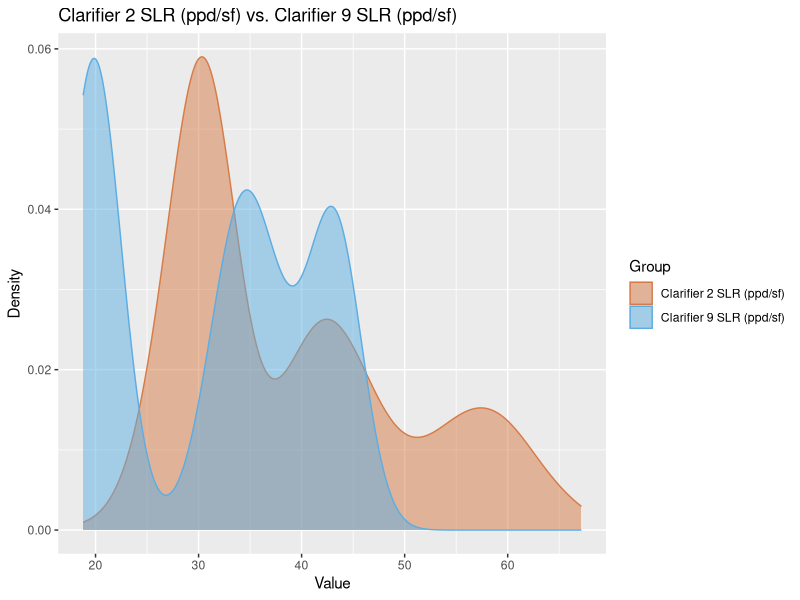
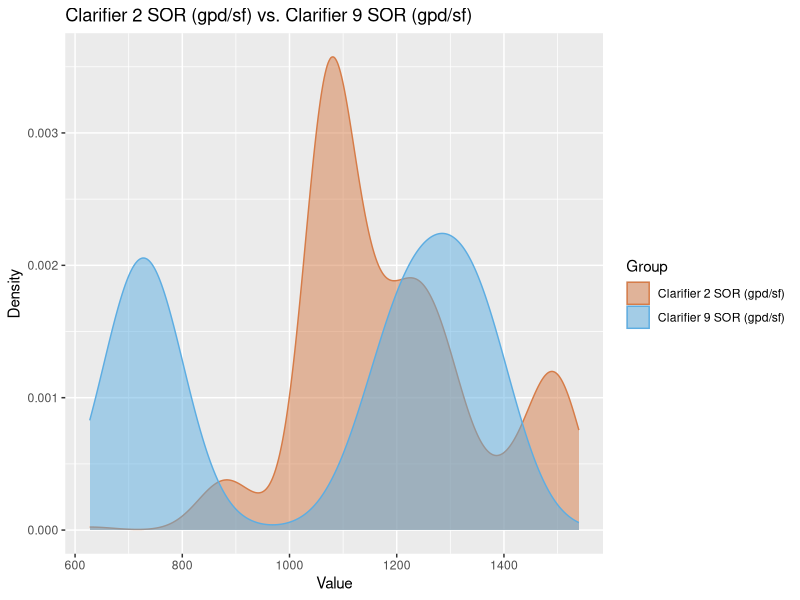
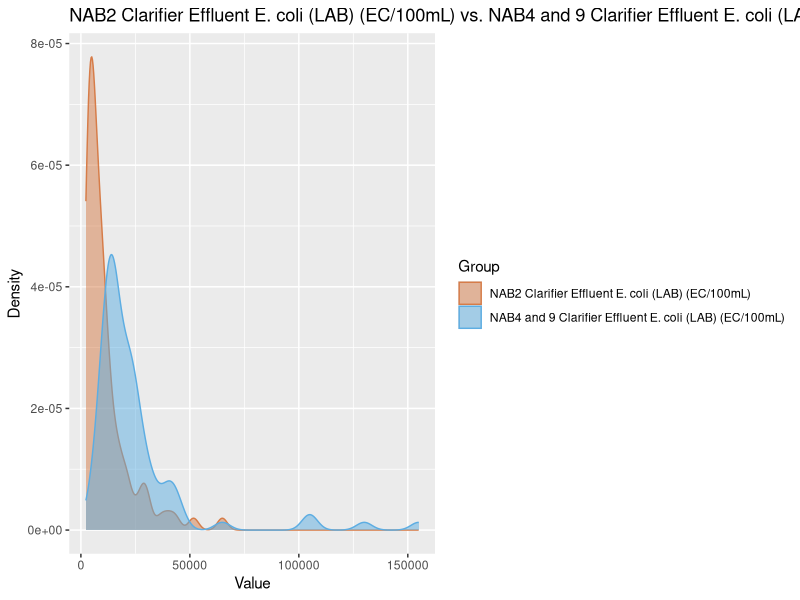
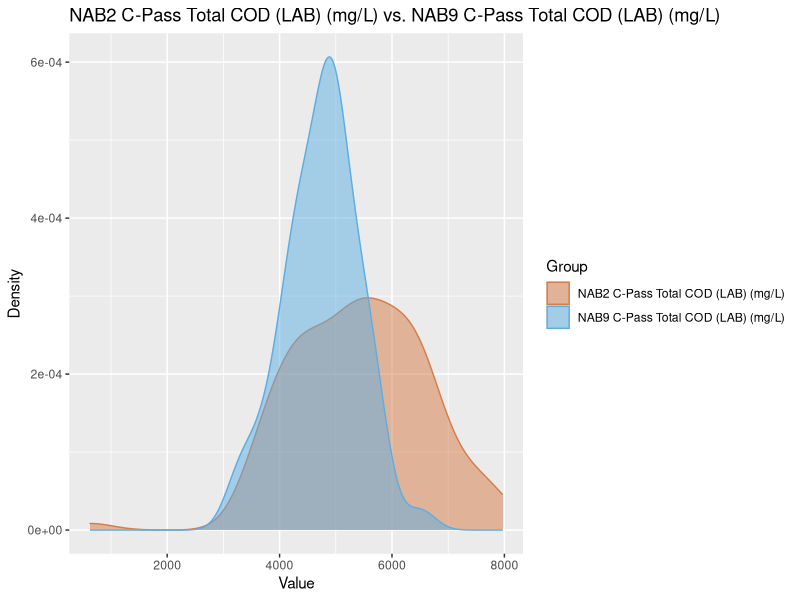
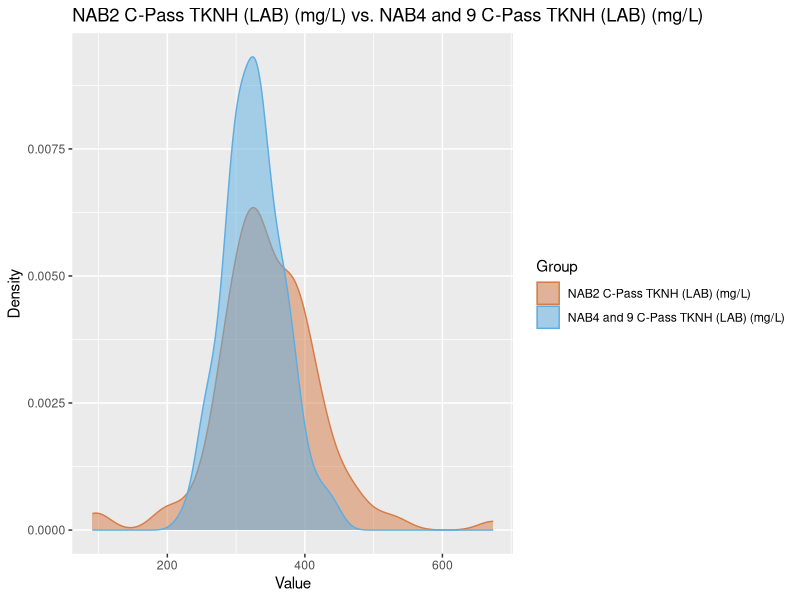
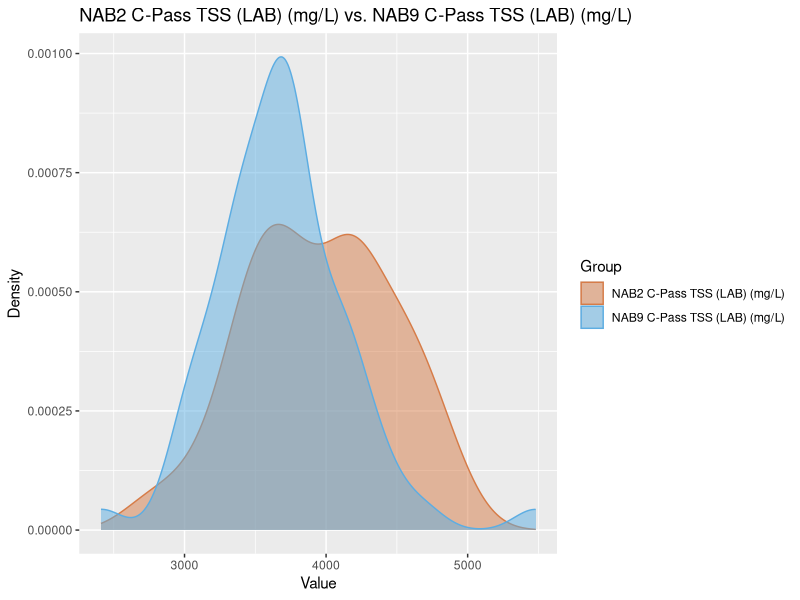
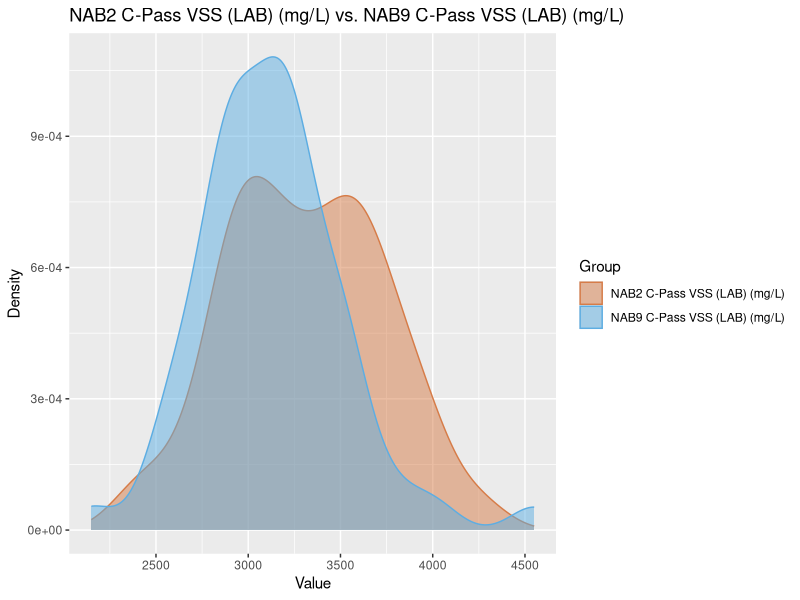
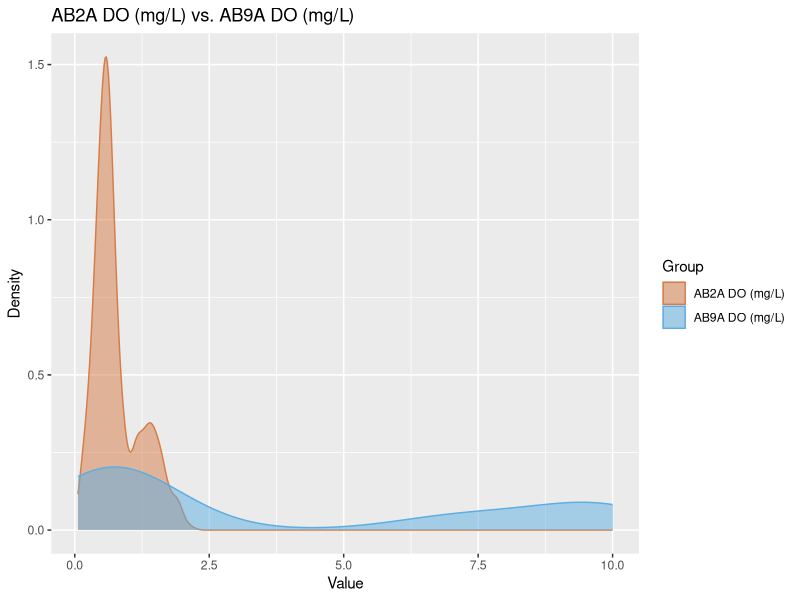

The R script that drew these images, in order:
## ---- chunk 1
library(tidyverse)
library(boot)
## ---- chunk 2
NAB2 <- read_csv("data/NAB2.csv")
## ---- chunk 3
cols_in_use <- c("Clarifier 2 SLR (ppd/sf)", 
  "Clarifier 9 SLR (ppd/sf)",
  "Clarifier 2 SOR (gpd/sf)", 
  "Clarifier 9 SOR (gpd/sf)",
  "NAB2 Clarifier Effluent E. coli (LAB) (EC/100mL)",
  "NAB4 Clarifier Effluent E. coli (LAB) (EC/100mL)",
  "NAB9 Clarifier Effluent E. coli (LAB) (EC/100mL)",
  "NAB2 C-Pass Total COD (LAB) (mg/L)", 
  "NAB9 C-Pass Total COD (LAB) (mg/L)",
  "NAB2 C-Pass TKNH (LAB) (mg/L)", 
  "NAB4 C-Pass TKNH (LAB) (mg/L)",
  "NAB9 C-Pass TKNH (LAB) (mg/L)",
  "NAB2 C-Pass TSS (LAB) (mg/L)",
  "NAB9 C-Pass TSS (LAB) (mg/L)",
  "NAB2 C-Pass VSS (LAB) (mg/L)", 
  "NAB9 C-Pass VSS (LAB) (mg/L)",
  "AB2A DO (mg/L)", "AB9A DO (mg/L)",
  "AB2B DO (mg/L)", "AB9B DO (mg/L)",
  "AB2C DO (mg/L)", "AB9C DO (mg/L)",
  "AB2A NO5 (mgN/L)", "AB9A NO5 (mg N/L)",
  "AB2A NH3 (mg N/L)", "AB9A NH3 (mg N/L)",
  "AB2C NH3 (mg N/L)", "AB9C NH3 (mg N/L)",
  "AB2C MLSS (mg/L)", "AB9C MLSS (mg/L)",
  "SAR 2 PH (Std Units)", "SAR 4 PH (Std Units)",
  "SAR 2 ORP (mV)", "SAR 4 ORP (mV)",
  "SAR 2 MLSS (mg/L)", "SAR 4 MLSS (mg/L)",
  "AB2 INF FLOW (MGD)", "AB9 INF FLOW (MGD)",
  "AB2 MLR FLOW (MGD)", "AB9 MLR FLOW (MGD)",
  "AB2A AIRFLOW (SCFM)", "AB9A AIRFLOW (SCFM)",
  "AB2B AIRFLOW (SCFM)", "AB9B AIRFLOW (SCFM)",
  "AB2C AIRFLOW (SCFM)", "AB9C AIRFLOW (SCFM)",
  "SAR2 RAS FLOW B (MGD)", "SAR4 RAS FLOW B (MGD)",
  "SAR2 GTE FLOW (gpm)", "SAR4 GTE FLOW (gpm)",
  "SC2 BLANKET (ft)", "SC9 BLANKET (ft)",
  "NAB2 C-Pass dSVI 30 (mL/g)", "NAB4 C-Pass dSVI 30 (mL/g)", "NAB9 C-Pass dSVI 30 (mL/g)",
  "NAB2 C-Pass dSVI 5 (mL/g)", "NAB4 C-Pass dSVI 5 (mL/g)", "NAB9 C-Pass dSVI 5 (mL/g)")
  
casdas <- NAB2[,cols_in_use]

#Look for zeros in each variable

# Initialize a vector to store the counts
zero_counts <- numeric(length = ncol(casdas))

# Loop through each variable
for (i in 1:ncol(casdas)) {
  # Count the number of 0 values for the current variable
  zero_counts[i] <- sum(casdas[, i] == 0)
}

zero_df <- cbind(cols_in_use, zero_counts)

#turn zeroing out to NA values

casdas$'AB9A NO5 (mg N/L)'[casdas$'AB9A NO5 (mg N/L)' == 0] <- NA
casdas$'AB9A NH3 (mg N/L)'[casdas$'AB9A NH3 (mg N/L)' == 0] <- NA
casdas$'AB9C MLSS (mg/L)'[casdas$'AB9C MLSS (mg/L)' == 0] <- NA
casdas$'AB2 INF FLOW (MGD)'[casdas$'AB2 INF FLOW (MGD)' == 0] <- NA
casdas$'AB9 INF FLOW (MGD)'[casdas$'AB9 INF FLOW (MGD)' == 0] <- NA
casdas$'AB9 MLR FLOW (MGD)'[casdas$'AB9 MLR FLOW (MGD)' == 0] <- NA
casdas$'SAR2 GTE FLOW (gpm)'[casdas$'SAR2 GTE FLOW (gpm)' == 0] <- NA
casdas$'SAR4 GTE FLOW (gpm)'[casdas$'SAR4 GTE FLOW (gpm)' == 0] <- NA


##combining some columns

casdas$`NAB4 Clarifier Effluent E. coli (LAB) (EC/100mL)`[is.na(casdas$`NAB4 Clarifier Effluent E. coli (LAB) (EC/100mL)`)] <- 0
casdas$`NAB9 Clarifier Effluent E. coli (LAB) (EC/100mL)`[is.na(casdas$`NAB9 Clarifier Effluent E. coli (LAB) (EC/100mL)`)] <- 0

casdas <- mutate(casdas, "NAB4 and 9 Clarifier Effluent E. coli (LAB) (EC/100mL)" = 
              (casdas$`NAB4 Clarifier Effluent E. coli (LAB) (EC/100mL)` + casdas$'NAB9 Clarifier Effluent E. coli (LAB) (EC/100mL)'))

casdas$'NAB4 and 9 Clarifier Effluent E. coli (LAB) (EC/100mL)'[casdas$'NAB4 and 9 Clarifier Effluent E. coli (LAB) (EC/100mL)' == 0] <- NA
casdas <- casdas %>% select(-'NAB4 Clarifier Effluent E. coli (LAB) (EC/100mL)', -'NAB9 Clarifier Effluent E. coli (LAB) (EC/100mL)')

#next

casdas$`NAB4 C-Pass TKNH (LAB) (mg/L)`[is.na(casdas$`NAB4 C-Pass TKNH (LAB) (mg/L)`)] <- 0
casdas$`NAB9 C-Pass TKNH (LAB) (mg/L)`[is.na(casdas$`NAB9 C-Pass TKNH (LAB) (mg/L)`)] <- 0

casdas <- mutate(casdas, "NAB4 and 9 C-Pass TKNH (LAB) (mg/L)" = 
              (casdas$`NAB4 C-Pass TKNH (LAB) (mg/L)` + casdas$`NAB9 C-Pass TKNH (LAB) (mg/L)`))

casdas$'NAB4 and 9 C-Pass TKNH (LAB) (mg/L)'[casdas$'NAB4 and 9 C-Pass TKNH (LAB) (mg/L)' == 0] <- NA
casdas <- casdas %>% select(-'NAB4 C-Pass TKNH (LAB) (mg/L)', -'NAB9 C-Pass TKNH (LAB) (mg/L)')

# next

casdas$`NAB4 C-Pass dSVI 30 (mL/g)`[is.na(casdas$`NAB4 C-Pass dSVI 30 (mL/g)`)] <- 0
casdas$`NAB9 C-Pass dSVI 30 (mL/g)`[is.na(casdas$`NAB9 C-Pass dSVI 30 (mL/g)`)] <- 0

casdas <- mutate(casdas, "NAB4 and 9 C-Pass dSVI 30 (mL/g)" = 
              (casdas$`NAB4 C-Pass dSVI 30 (mL/g)` + casdas$`NAB9 C-Pass dSVI 30 (mL/g)`))

casdas$'NAB4 and 9 C-Pass dSVI 30 (mL/g)'[casdas$'NAB4 and 9 C-Pass dSVI 30 (mL/g)' == 0] <- NA
casdas <- casdas %>% select(-'NAB4 C-Pass dSVI 30 (mL/g)', -'NAB9 C-Pass dSVI 30 (mL/g)')

#next

casdas$`NAB4 C-Pass dSVI 5 (mL/g)`[is.na(casdas$`NAB4 C-Pass dSVI 5 (mL/g)`)] <- 0
casdas$`NAB9 C-Pass dSVI 5 (mL/g)`[is.na(casdas$`NAB9 C-Pass dSVI 5 (mL/g)`)] <- 0

casdas <- mutate(casdas, "NAB4 and 9 C-Pass dSVI 5 (mL/g)" = 
              (casdas$`NAB4 C-Pass dSVI 5 (mL/g)` + casdas$`NAB9 C-Pass dSVI 5 (mL/g)`))

casdas$'NAB4 and 9 C-Pass dSVI 5 (mL/g)'[casdas$'NAB4 and 9 C-Pass dSVI 5 (mL/g)' == 0] <- NA
casdas <- casdas %>% select(-'NAB4 C-Pass dSVI 5 (mL/g)', -'NAB9 C-Pass dSVI 5 (mL/g)')




#pair up pilot with non-pilot variables
variable_pairs <- data.frame(
  "SLR" = c("Clarifier 2 SLR (ppd/sf)", "Clarifier 9 SLR (ppd/sf)"),
  "SOR" = c( "Clarifier 2 SOR (gpd/sf)", "Clarifier 9 SOR (gpd/sf)"),
  "Clarifier Effluent E. coli" = c("NAB2 Clarifier Effluent E. coli (LAB) (EC/100mL)",
                                   "NAB4 and 9 Clarifier Effluent E. coli (LAB) (EC/100mL)"),
  "C-Pass Total COD" = c("NAB2 C-Pass Total COD (LAB) (mg/L)", "NAB9 C-Pass Total COD (LAB) (mg/L)"),
  "C-Pass TKNH" = c("NAB2 C-Pass TKNH (LAB) (mg/L)", "NAB4 and 9 C-Pass TKNH (LAB) (mg/L)"),
  "C-Pass TSS" = c("NAB2 C-Pass TSS (LAB) (mg/L)", "NAB9 C-Pass TSS (LAB) (mg/L)"),
  "C-Pass VSS" = c("NAB2 C-Pass VSS (LAB) (mg/L)", "NAB9 C-Pass VSS (LAB) (mg/L)"),
  "A DO" = c("AB2A DO (mg/L)", "AB9A DO (mg/L)"),
  "B DO" = c("AB2B DO (mg/L)", "AB9B DO (mg/L)"),
  "C DO" = c("AB2C DO (mg/L)", "AB9C DO (mg/L)"),
  "A NO5" = c("AB2A NO5 (mgN/L)", "AB9A NO5 (mg N/L)"),
  "A NH3" = c("AB2A NH3 (mg N/L)", "AB9A NH3 (mg N/L)"),
  "C NH3" = c("AB2C NH3 (mg N/L)", "AB9C NH3 (mg N/L)"),
  "C MLSS" = c("AB2C MLSS (mg/L)", "AB9C MLSS (mg/L)"),
  "SAR PH" = c("SAR 2 PH (Std Units)", "SAR 4 PH (Std Units)"),
  "SAR ORP" = c("SAR 2 ORP (mV)", "SAR 4 ORP (mV)"),
  "SAR MLSS" = c("SAR 2 MLSS (mg/L)", "SAR 4 MLSS (mg/L)"),
  "AB INF FLOW" = c("AB2 INF FLOW (MGD)", "AB9 INF FLOW (MGD)"),
  "AB MLR FLOW" = c("AB2 MLR FLOW (MGD)", "AB9 MLR FLOW (MGD)"),
  "AB_A AIRFLOW" = c("AB2A AIRFLOW (SCFM)", "AB9A AIRFLOW (SCFM)"),
  "AB_B AIRFLOW" = c("AB2B AIRFLOW (SCFM)", "AB9B AIRFLOW (SCFM)"),
  "AB_C AIRFLOW" = c("AB2C AIRFLOW (SCFM)", "AB9C AIRFLOW (SCFM)"),
  "SAR RAS FLOW B" = c("SAR2 RAS FLOW B (MGD)", "SAR4 RAS FLOW B (MGD)"),
  "SAR GTE FLOW" = c("SAR2 GTE FLOW (gpm)", "SAR4 GTE FLOW (gpm)"),
  "SC BLANKET" = c("SC2 BLANKET (ft)", "SC9 BLANKET (ft)"),
  "NAB C-Pass dSVI 30" = c("NAB2 C-Pass dSVI 30 (mL/g)", "NAB4 and 9 C-Pass dSVI 30 (mL/g)"),
  "NAB C-Pass dSVI 5" = c("NAB2 C-Pass dSVI 5 (mL/g)", "NAB4 and 9 C-Pass dSVI 5 (mL/g)")
  )

# reorder casdas
namestring <- unlist(variable_pairs)
# Rearrange casdas by namestring
casdas <- casdas[, match(namestring, names(casdas))]

## ---- chunk 4

# Perform t-tests for each pair of variables
results <- list()

for (i in 1:ncol(variable_pairs)) {
  var1 <- variable_pairs[1, i]
  var2 <- variable_pairs[2, i]
  
  x <- na.omit(casdas[, var1])
  y <- na.omit(casdas[, var2])
  
  result <- t.test(x, y, paired = FALSE)
  
  # Store the t-test result in the list
  results[[paste(var1, var2, sep = " vs. ")]] <- result
}


# Access t-test results for each pair
for (pair in names(results)) {
  print(paste("T-test for", pair))
  print(results[[pair]])
}


## ---- chunk 5
# Create an empty list to store the plots
plots <- list()

# Loop through each variable pair
for (i in 1:ncol(variable_pairs)) {
  var1 <- variable_pairs[1, i]
  var2 <- variable_pairs[2, i]
  
  # Extract the data for each variable pair
  x <- casdas[[var1]]
  y <- casdas[[var2]]
  
  # Remove NA values from the data
  x_clean <- na.omit(x)
  y_clean <- na.omit(y)
  
  # Create a combined dataframe for plotting
  df <- data.frame(Value = c(x_clean, y_clean),
                   Group = c(rep(var1, length(x_clean)), rep(var2, length(y_clean))))
  
  # Create the paired distribution curve plot using ggplot2
  plot <- ggplot(df, aes(x = Value, fill = Group, color = Group)) +
    geom_density(alpha = 0.5) +
    labs(title = paste(var1, "vs.", var2),
         x = "Value",
         y = "Density") +
    scale_fill_manual(values = c("#D67C48", "#5DADE2")) +
    scale_color_manual(values = c("#D67C48", "#5DADE2"))
  
  # Store the plot in the list
  plots[[paste(var1, var2, sep = " vs. ")]] <- plot
}

# Display the plots
for (plot in plots) {
  print(plot)
}

## ---- chunk 6
# Create an empty list to store the plots
plots <- list()

# Loop through each variable pair
for (i in 1:ncol(variable_pairs)) {
  var1 <- variable_pairs[1, i]
  var2 <- variable_pairs[2, i]
  
  # Extract the data for each variable pair
  x <- casdas[[var1]]
  y <- casdas[[var2]]
  
  # Remove NA values from the data
  x_clean <- na.omit(x)
  y_clean <- na.omit(y)
  
  # Create a combined dataframe for plotting
  df <- data.frame(Value = c(x_clean, y_clean),
                   Group = c(rep(var1, length(x_clean)), rep(var2, length(y_clean))))
  
  # Create the boxplot and distribution curve plot using ggplot2
  plot <- ggplot(df, aes(x = Group, y = Value)) +
    geom_boxplot(fill = c("#D67C48", "#5DADE2"), color = "black", outlier.color = "black") +
    geom_density(alpha = 0.5) +
    labs(title = paste(var1, "vs.", var2),
         x = "Group",
         y = "Value")
  
  # Store the plot in the list
  plots[[paste(var1, var2, sep = " vs. ")]] <- plot
}

# Display the plots
for (plot in plots) {
  print(plot)
}
## ---- chunk 7
# Set the number of bootstrap iterations
num_iterations <- 1000

# Create an empty dataframe to store the bootstrap means
casdas_boot <- data.frame(matrix(nrow = num_iterations, ncol = 54))
colnames(casdas_boot) <- colnames(casdas)

# Bootstrap each variable and calculate the means
for (col in colnames(casdas)) {
  bootstrap_means <- replicate(num_iterations, {
    # Remove NA values from the variable
    variable <- na.omit(casdas[[col]])
    
    # Generate bootstrap sample
    boot_sample <- sample(variable, size = 50, replace = TRUE)
    
    # Calculate the mean of the bootstrap sample
    mean(boot_sample)
  })
  
  casdas_boot[[col]] <- bootstrap_means
}
## ---- chunk 8
# Create an empty list to store the plots
plots <- list()

# Loop through each variable pair
for (i in 1:ncol(variable_pairs)) {
  var1 <- variable_pairs[1, i]
  var2 <- variable_pairs[2, i]
  
  # Extract the data for each variable pair
  x <- casdas_boot[[var1]]
  y <- casdas_boot[[var2]]
  
  # Remove NA values from the data
  x_clean <- na.omit(x)
  y_clean <- na.omit(y)
  
  # Create a combined dataframe for plotting
  df <- data.frame(Value = c(x_clean, y_clean),
                   Group = c(rep(var1, length(x_clean)), rep(var2, length(y_clean))))
  
  # Create the paired distribution curve plot using ggplot2
  plot <- ggplot(df, aes(x = Value, fill = Group, color = Group)) +
    geom_density(alpha = 0.5) +
    labs(title = paste(var1, "vs.", var2),
         x = "Value",
         y = "Density") +
    scale_fill_manual(values = c("#D67C48", "#5DADE2")) +
    scale_color_manual(values = c("#D67C48", "#5DADE2"))
  
  # Store the plot in the list
  plots[[paste(var1, var2, sep = " vs. ")]] <- plot
}

# Display the plots
for (plot in plots) {
  print(plot)
}

## ---- chunk 9
# Create an empty dataframe to store the confidence intervals
casdas_intervals <- data.frame(matrix(nrow = 2, ncol = 54))
colnames(casdas_intervals) <- colnames(casdas_boot)

# Calculate the confidence intervals for each variable
for (col in colnames(casdas_boot)) {
  variable <- casdas_boot[[col]]
  
  # Calculate the 5th and 95th percentiles
  ci <- quantile(variable, probs = c(0.05, 0.95))
  
  # Store the confidence interval in the dataframe
  casdas_intervals[1, col] <- ci[1]
  casdas_intervals[2, col] <- ci[2]
}
## ---- chunk 10
# Create an empty vector to store the rounded interval values
interval_vector <- vector("character", length = ncol(casdas_intervals))

# Generate the interval vector
for (i in 1:ncol(casdas_intervals)) {
  lower_bound <- round(casdas_intervals[1, i], digits = 1)
  upper_bound <- round(casdas_intervals[2, i], digits = 1)
  interval_vector[i] <- paste0("(", lower_bound, ", ", upper_bound, ")")
}


# Create an empty dataframe with the appropriate number of rows
table_dataframe <- data.frame(matrix(nrow = 27, ncol = 2))

# Split the vector into two columns in the dataframe
table_dataframe[, 1] <- interval_vector[seq(1, 54, by = 2)]
table_dataframe[, 2] <- interval_vector[seq(2, 54, by = 2)]

view(table_dataframe)

# indax the names bc they got switched aroung
name_dataframe <- data.frame(matrix(nrow = 27, ncol = 2))
name_dataframe[, 1] <- colnames(casdas_intervals)[seq(1, 54, by = 2)]
name_dataframe[, 2] <- colnames(casdas_intervals)[seq(2, 54, by = 2)]


# Redo t-tests and put p-values in a dataframe 

# Perform t-tests for each pair of variables
results <- data.frame(Variable1 = character(), Variable2 = character(), P_value = numeric())

for (i in 1:ncol(variable_pairs)) {
  var1 <- variable_pairs[1, i]
  var2 <- variable_pairs[2, i]
  
  x <- na.omit(casdas[, var1])
  y <- na.omit(casdas[, var2])
  
  result <- t.test(x, y, paired = FALSE)
  
  # Extract p-value from t-test result
  p_value <- result$p.value
  
  # Add the result to the dataframe
  results <- rbind(results, data.frame(Variable1 = var1, Variable2 = var2, P_value = p_value))
}

# Print the dataframe with p-values
view(results$P_value)
b <- round(results$P_value, digits = 5)
view(b)

